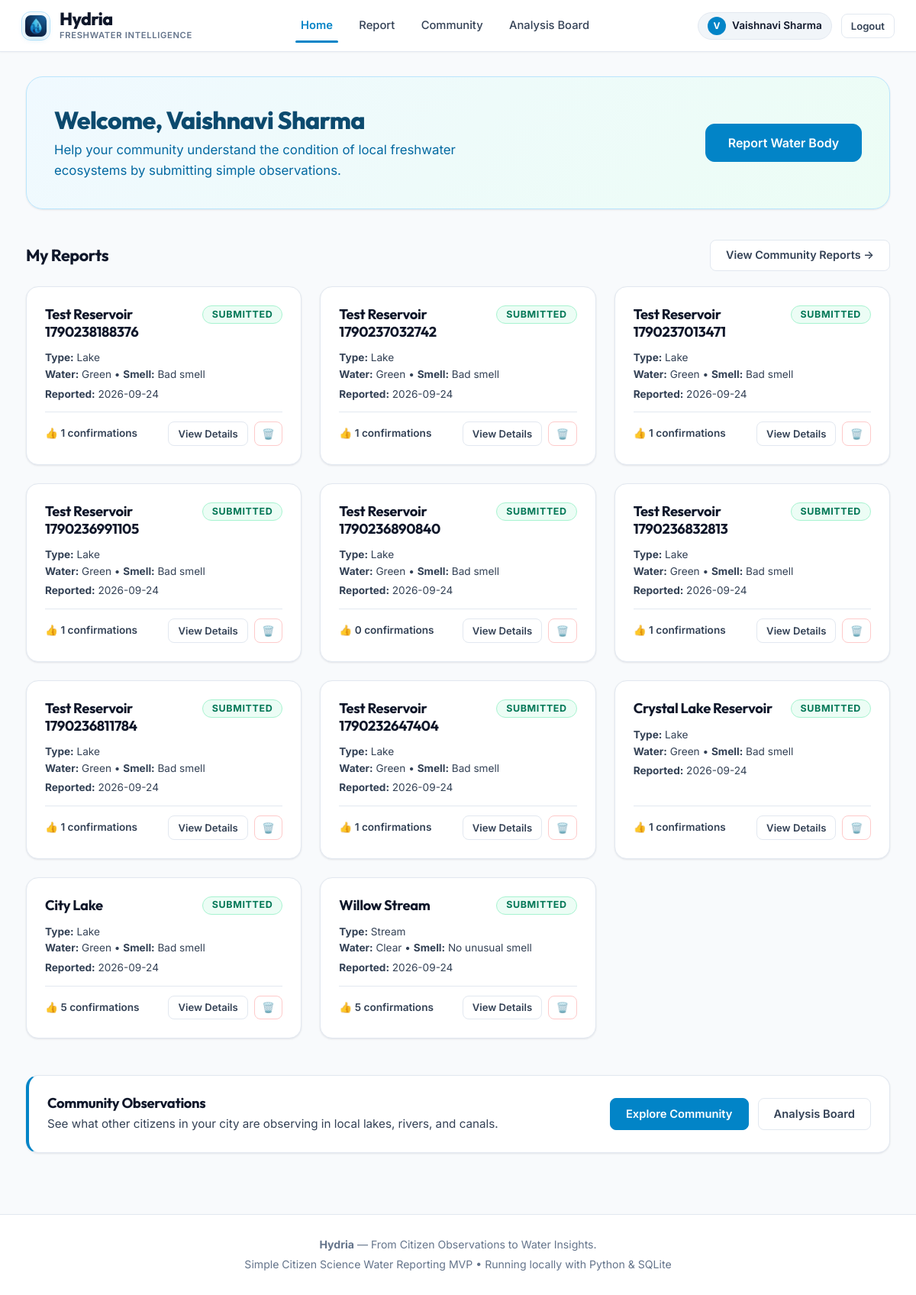
The page /dashboard (signed in) on the database as committed earlier.
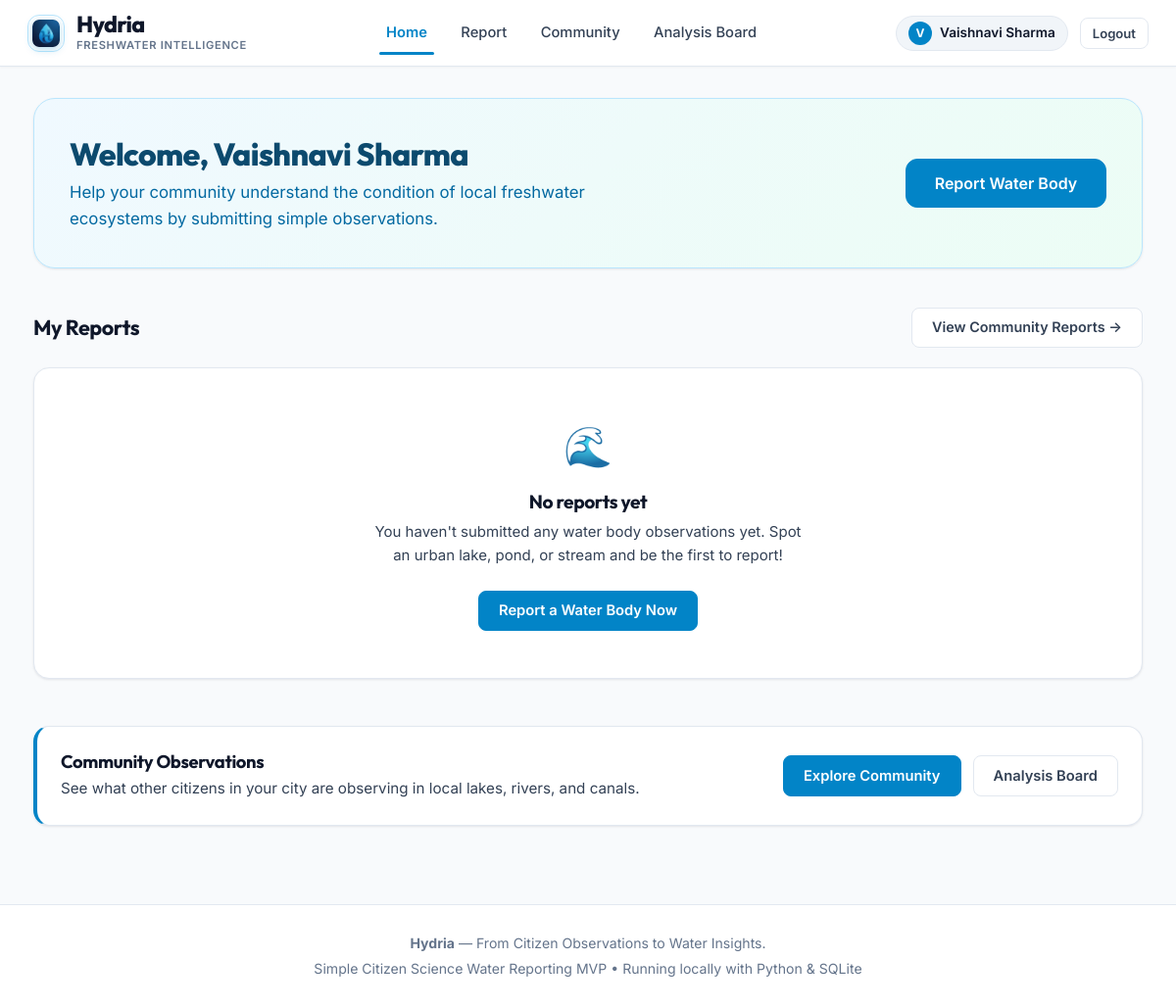
The same page on the database as committed later.
### tables this page shows
CREATE TABLE reports (
        id INTEGER PRIMARY KEY AUTOINCREMENT,
        user_id INTEGER NOT NULL,
        water_body_name TEXT,
        water_body_type TEXT NOT NULL,
        latitude REAL NOT NULL,
        longitude REAL NOT NULL,
        water_colour TEXT NOT NULL,
        smell TEXT NOT NULL,
        algae TEXT NOT NULL,
        visible_waste TEXT NOT NULL,
        water_appearance TEXT NOT NULL,
        dead_fish TEXT DEFAULT 'No',
        additional_observation TEXT,
        image_path TEXT NOT NULL,
        image_hash TEXT NOT NULL,
        status TEXT NOT NULL CHECK(status IN ('Not Watched', 'In Process', 'Submitted')),
        is_demo INTEGER DEFAULT 0,
        created_at TIMESTAMP DEFAULT CURRENT_TIMESTAMP,
        updated_at TIMESTAMP DEFAULT CURRENT_TIMESTAMP,
        FOREIGN KEY (user_id) REFERENCES users(id) ON DELETE CASCADE
    );

### app.py (the view)
@app.route('/dashboard')
@login_required
def dashboard():
    user_id = session['user_id']
    my_reports = database.get_reports_by_user(user_id)
    return render_template('dashboard.html', reports=my_reports)

### app.py (called while the page is built)
def login_required(f):
    @wraps(f)
    def decorated_function(*args, **kwargs):
        if 'user_id' not in session:
            flash("Please log in to continue.", "info")
            return redirect(url_for('login', next=request.path))
        return f(*args, **kwargs)
    return decorated_function

@app.context_processor
def inject_user():
    user = None
    if 'user_id' in session:
        user = {
            'id': session['user_id'],
            'name': session.get('user_name', 'Citizen Monitor'),
            'email': session.get('user_email', '')
        }
    return dict(current_user=user)

### database.py (called while the page is built)
def get_db_connection():
    conn = sqlite3.connect(DATABASE_PATH)
    conn.row_factory = sqlite3.Row
    conn.execute("PRAGMA foreign_keys = ON")
    return conn

def get_reports_by_user(user_id):
    conn = get_db_connection()
    query = """
        SELECT r.*,
               (SELECT COUNT(*) FROM votes v WHERE v.report_id = r.id) AS vote_count
        FROM reports r
        WHERE r.user_id = ?
        ORDER BY r.created_at DESC
    """
    reports = conn.execute(query, (user_id,)).fetchall()
    conn.close()
    return reports

### templates/dashboard.html (shortened to what this page needs)
{% extends "base.html" %}
{% block content %}
<section class="dashboard-hero">
    <div class="dashboard-hero-text">
        <h1>Welcome, {{ current_user.name }}</h1>
        <p>Help your community understand the condition of local freshwater ecosystems by submitting simple observations.</p>
    </div>
    <div>
        <a href="{{ url_for('report_page') }}" class="btn btn-primary btn-large" id="btn-report-water-body">
            Report Water Body
        </a>
    </div>
</section>
<section style="margin-bottom: 3rem;">
    <div class="section-title-bar">
        <h2 class="section-title">My Reports</h2>
        <a href="{{ url_for('community') }}" class="btn btn-secondary" style="font-size: 0.9rem;" id="btn-view-community-reports">
            View Community Reports &rarr;
        </a>
    </div>
    {% if reports %}
        <div class="reports-grid">
            {% for r in reports %}
                <div class="card" style="display: flex; flex-direction: column; justify-content: space-between;">
                    <div>
                        <div style="display: flex; align-items: flex-start; justify-content: space-between; gap: 0.5rem; margin-bottom: 0.75rem;">
                            <h3 style="font-size: 1.15rem; font-weight: 700; color: var(--text-primary);">
                                {{ r.water_body_name or "Unnamed " ~ r.water_body_type }}
                            </h3>
                            {% if r.status == 'Submitted' %}
                                <span class="badge badge-submitted">{{ r.status }}</span>
                            {% elif r.status == 'In Process' %}
                                <span class="badge badge-in-process">{{ r.status }}</span>
                            {% else %}
                                <span class="badge badge-not-watched">{{ r.status }}</span>
                            {% endif %}
                        </div>
                        <div style="font-size: 0.85rem; color: var(--text-secondary); margin-bottom: 0.75rem;">
                            <div><strong>Type:</strong> {{ r.water_body_type }}</div>
                            <div><strong>Water:</strong> {{ r.water_colour }} &bull; <strong>Smell:</strong> {{ r.smell }}</div>
                            <div style="margin-top: 0.25rem;"><strong>Reported:</strong> {{ r.created_at[:10] }}</div>
                        </div>
                    </div>
                    <div style="display: flex; align-items: center; justify-content: space-between; padding-top: 0.75rem; border-top: 1px solid var(--border-color); font-size: 0.85rem;">
                        <span style="color: var(--text-secondary); font-weight: 600;">
                            👍 {{ r.vote_count }} confirmations
                        </span>
                        <div style="display: flex; align-items: center; gap: 0.5rem;">
                            <a href="{{ url_for('report_detail', report_id=r.id) }}" class="btn btn-secondary btn-sm">
                                View Details
                            </a>
                            <form action="{{ url_for('delete_report_route', report_id=r.id) }}" method="POST"
                                  onsubmit="return confirm('Are you sure you want to delete this report for {{ r.water_body_name or r.water_body_type }}?');" style="margin: 0;">
                                <button type="submit" class="btn btn-danger-outline btn-sm" title="Delete this report" style="padding: 0.35rem 0.6rem;">
                                    🗑️
                                </button>
                            </form>
                        </div>
                    </div>
                </div>
            {% endfor %}
        </div>
    {% else %}
        <div class="card" style="text-align: center; padding: 3rem 1.5rem;">
            <div style="font-size: 2.5rem; margin-bottom: 0.75rem;">🌊</div>
            <h3 style="font-size: 1.2rem; font-weight: 700; margin-bottom: 0.4rem;">No reports yet</h3>
            <p style="color: var(--text-secondary); max-width: 450px; margin: 0 auto 1.5rem;">
                You haven't submitted any water body observations yet. Spot an urban lake, pond, or stream and be the first to report!
            </p>
            <a href="{{ url_for('report_page') }}" class="btn btn-primary">
                Report a Water Body Now
            </a>
        </div>
    {% endif %}
</section>
<section>
    <div class="card" style="background: #ffffff; border-left: 4px solid var(--primary); display: flex; align-items: center; justify-content: space-between; flex-wrap: wrap; gap: 1rem;">
        <div>
            <h3 style="font-size: 1.15rem; font-weight: 700; margin-bottom: 0.25rem;">Community Observations</h3>
            <p style="color: var(--text-secondary); font-size: 0.95rem;">
                See what other citizens in your city are observing in local lakes, rivers, and canals.
            </p>
        </div>
        <div style="display: flex; gap: 0.75rem;">
            <a href="{{ url_for('community') }}" class="btn btn-primary" id="btn-explore-community">
                Explore Community
            </a>
            <a href="{{ url_for('analysis_board') }}" class="btn btn-secondary" id="btn-analysis-board">
                Analysis Board
            </a>
        </div>
    </div>
</section>
{% endblock %}

### templates/base.html (shortened to what this page needs)
<!DOCTYPE html>
<html lang="en">
<head>
    <link rel="stylesheet" href="{{ url_for('static', filename='css/style.css') }}">
</head>
<body>
    <header class="navbar">
        <div class="nav-container">
            <a href="{% if current_user %}{{ url_for('dashboard') }}{% else %}{{ url_for('login') }}{% endif %}" class="brand" id="brand-link">
                <span class="brand-logo-badge" style="background: none; padding: 0; box-shadow: none; display: flex; align-items: center;">
                    <img src="{{ url_for('static', filename='images/hydria-icon-64.png') }}" alt="Hydria" style="width: 28px; height: 28px; border-radius: 7px; display: block; box-shadow: 0 2px 8px rgba(2, 132, 199, 0.3);">
                </span>
                <div class="brand-meta">
                    <span class="brand-title">Hydria</span>
                    <span class="brand-tagline-sub">Freshwater Intelligence</span>
                </div>
            </a>
            <nav>
                <ul class="nav-links">
                    {% if current_user %}
                        <li><a href="{{ url_for('dashboard') }}" class="nav-link {% if request.path == url_for('dashboard') %}active{% endif %}" id="nav-home">Home</a></li>
                        <li><a href="{{ url_for('report_page') }}" class="nav-link {% if request.path.startswith('/report') and request.path == url_for('report_page') %}active{% endif %}" id="nav-report">Report</a></li>
                        <li><a href="{{ url_for('community') }}" class="nav-link {% if request.path == url_for('community') %}active{% endif %}" id="nav-community">Community</a></li>
                        <li><a href="{{ url_for('analysis_board') }}" class="nav-link {% if request.path == url_for('analysis_board') %}active{% endif %}" id="nav-board">Analysis Board</a></li>
                    {% endif %}
                </ul>
            </nav>
            {% if current_user %}
                <div class="nav-user">
                    <div class="user-pill">
                        <span class="user-avatar-circle">{{ current_user.name[:1]|upper }}</span>
                        <span class="user-name-text">{{ current_user.name }}</span>
                    </div>
                    <a href="{{ url_for('logout') }}" class="btn btn-secondary btn-sm" id="nav-logout">Logout</a>
                </div>
            {% endif %}
        </div>
    </header>
    <main class="main-content">
        {% block content %}{% endblock %}
    </main>
    <footer class="footer">
        <div><strong>Hydria</strong> — From Citizen Observations to Water Insights.</div>
        <div style="margin-top: 0.25rem;">Simple Citizen Science Water Reporting MVP &bull; Running locally with Python &amp; SQLite</div>
    </footer>
</body>
</html>

Rows that differ between the two databases and show on the page:
removed reports: water_body_name "Test Reservoir 1790238188376", status "SUBMITTED", water_body_type "Lake", water_colour "Green", smell "Bad smell", created_at "2026-09-24", vote_count "1"
removed reports: water_body_name "Test Reservoir 1790237032742", status "SUBMITTED", water_body_type "Lake", water_colour "Green", smell "Bad smell", created_at "2026-09-24", vote_count "1"
removed reports: water_body_name "Test Reservoir 1790237013471", status "SUBMITTED", water_body_type "Lake", water_colour "Green", smell "Bad smell", created_at "2026-09-24", vote_count "1"
removed reports: water_body_name "Test Reservoir 1790236991105", status "SUBMITTED", water_body_type "Lake", water_colour "Green", smell "Bad smell", created_at "2026-09-24", vote_count "1"
removed reports: water_body_name "Test Reservoir 1790236890840", status "SUBMITTED", water_body_type "Lake", water_colour "Green", smell "Bad smell", created_at "2026-09-24", vote_count "0"
removed reports: water_body_name "Test Reservoir 1790236832813", status "SUBMITTED", water_body_type "Lake", water_colour "Green", smell "Bad smell", created_at "2026-09-24", vote_count "1"
removed reports: water_body_name "Test Reservoir 1790236811784", status "SUBMITTED", water_body_type "Lake", water_colour "Green", smell "Bad smell", created_at "2026-09-24", vote_count "1"
removed reports: water_body_name "Test Reservoir 1790232647404", status "SUBMITTED", water_body_type "Lake", water_colour "Green", smell "Bad smell", created_at "2026-09-24", vote_count "1"
removed reports: water_body_name "Crystal Lake Reservoir", status "SUBMITTED", water_body_type "Lake", water_colour "Green", smell "Bad smell", created_at "2026-09-24", vote_count "1"
removed reports: water_body_name "City Lake", status "SUBMITTED", water_body_type "Lake", water_colour "Green", smell "Bad smell", created_at "2026-09-24", vote_count "5"
removed reports: water_body_name "Willow Stream", status "SUBMITTED", water_body_type "Stream", water_colour "Clear", smell "No unusual smell", created_at "2026-09-24", vote_count "5"
Other text that changed with them:
text now shown: "🌊 No reports yet You haven't submitted any water body observations yet. Spot an urban lake, pond, or stream and be the first to report! Report a Water Body Now"
